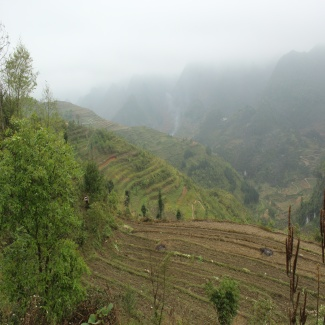
#> input picture Source_Code/DATA/DATA_BOTH/123.jpg, 325 x 325 px, found by its file name; its folder holds only this picture in this run
$ python main.py   (older library calls are emulated)
#> lines starting #> are read from the running program, lines starting #| are printed output that depends on the picture; after the words box and inside, x2 and y2 are one past the last pixel; in counts of white or black regions, pixels touching at a corner belong together
### Source_Code/Downsampling.py
import os
import cv2 as cv
from tqdm import tqdm


class Downsampling:
    # folder_dir = "Input_Directory_Portrait"  # image path/directory
    # All directories for images
    folder_dir_landscape = "Source_Code//DATA//TRAIN_LANDSCAPE"  # image directory
    folder_dir_portrait = "Source_Code//DATA//TRAIN_PORTRAIT"
    folder_dir_both = "Source_Code//DATA//DATA_BOTH"

    resized_img = []
    recolored_img = []
    HSV_img = []

    def import_images(self, verbose: bool):
        if verbose:
            print("Downsampling: Running function -> 'import_images' ...")

        original_img = []
        # Define the input directory where the images to import are
        dir_both = os.listdir(self.folder_dir_both)

        # Loop over images in above directory and read them, afterwards append them to an array that stores them all
        for index in range(0, len(dir_both)):
            if verbose:
                print(f"Imported Image: {dir_both[index]} / {len(dir_both)}", end="\r")
            img = cv.imread(self.folder_dir_both + "//" + dir_both[index])
            if img is not None:
                original_img.append(img)
            else:
                if verbose:
                    print(f"Imported Image Error: {dir_both[index]} / {len(dir_both)}", end="\r")

        if verbose:
            print("Downsampling: Function -> 'import_images' Finished.")

        return original_img

    # Rescaling function, rescales image to the defined dimensions (width, height) it focuses on getting the center of the image, so it
    # rescales within the center boundaries of the image
    def rescale_images(self, verbose):
#> called with verbose = True
        if verbose:
            print("Downsampling: Running function -> 'rescale_images' ...")
        original_img = self.import_images(True)
#> in import_images, img is the input picture: shape (325, 325, 3); mean B, G, R 119.3, 139.9, 136.6
#> original_img = 1 item
        # new image dimensions
        width = 64
        height = 64
        dimensions = (width, height)

        for img in original_img:
            height = img.shape[0]
            width = img.shape[1]

            # where to chop
            if width > height:
                y1 = int(img.shape[0] / 2 - height / 2)
                y2 = int(img.shape[0] / 2 + height / 2)
                x1 = int(img.shape[1] / 2 - height / 2)
                x2 = int(img.shape[1] / 2 + height / 2)
            else:
                y1 = int(img.shape[0] / 2 - width / 2)
                y2 = int(img.shape[0] / 2 + width / 2)
                x1 = int(img.shape[1] / 2 - width / 2)
                x2 = int(img.shape[1] / 2 + width / 2)

            # crop image
            img = img[y1:y2, x1:x2]

            # resize image
            img = cv.resize(img, dimensions, interpolation=cv.INTER_AREA)
            self.resized_img.append(img)
#> this loop made 1 pass
#> (height, width, y1, y2, x1, x2) on pass 1: (325, 325, 0, 325, 0, 325)
#> pass 1, in rescale_images, `img = cv.resize(img, dimensions, interpolation=cv.INTER_AREA)`:
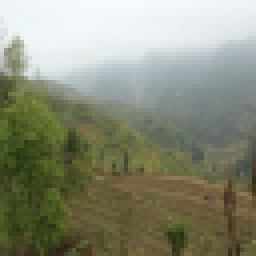
#> img: shape (64, 64, 3) (shown 4 times larger); mean B, G, R 119.3, 139.9, 136.6

        if verbose:
            print("Downsampling: Function -> 'rescale_images' Finished.")

        return self.resized_img

    # [64 lines left out: functions recolor_images, rescale_image, not called in this run]

    # Uses built-in opencv function to convert the image from BGR color psace to HSV color space
    def BGR2HSV(self, verbose):
        if verbose:
            print("Downsampling: Running function -> 'BGR2HSV' ...")
        for img in self.resized_img:
            # convert to HSV:
            # In OpenCV, Hue has values from 0 to 180, Saturation and Value from 0 to 255.
            # Thus, OpenCV uses HSV ranges between (0-180, 0-255, 0-255)
            img = cv.cvtColor(img, cv.COLOR_BGR2HSV)
            self.HSV_img.append(img)
        if verbose:
            print("Downsampling: Function -> 'BGR2HSV' Finished.")
        return self.HSV_img

    # Sequential execution of all the aforementioned functions
    # [5 lines left out: function hsv_images, not called in this run]

### Source_Code/AverageColors.py
import cv2 as cv
import numpy as np


class AverageColors:

    # Calculate mean values for the R, G, and B colour channels
    def mean_values(self, img, square_size, verbose: bool):
        if verbose:
            print("AverageColors: Running function -> 'mean_values' ...")
        hue = []
        sat = []
        val = []

        yStart = 0
        yStop = square_size

        averages = []
        hue_averages = []
        count = 0

        while yStop <= img.shape[0]:
            # reset x
            xStart = 0
            xStop = square_size

            while xStop <= img.shape[1]:

                for y in range(yStart, yStop):
                    for x in range(xStart, xStop):
                        hue.append(img[y, x][0])
                        sat.append(img[y, x][1])
                        val.append(img[y, x][2])

                # calculate HSV average
                average = [round(sum(hue) / len(hue), 0),
                           round(sum(sat) / len(sat), 0),
                           round(sum(val) / len(val), 0)]
                averages.append(average)
                hue_averages.append(round(sum(hue) / len(hue), 0))

                # empty arrays
                val = []
                sat = []
                hue = []
                count += 1

                # move to new area in x direction
                xStart += square_size
                xStop += square_size

            # move in y direction
            yStart += square_size
            yStop += square_size

        for y in range(0, img.shape[0] - 1):
            for x in range(0, img.shape[1] - 1):
                hue.append(img[y, x][0])
                sat.append(img[y, x][1])
                val.append(img[y, x][2])


        if verbose:
            """ print(count)
            print(len(averages))
            print("All averages:", averages) """
            #bgr_img = cv.cvtColor(img, cv.COLOR_HSV2BGR)
            """ cv.imshow("img", img)
            cv.waitKey(0) """
            print("AverageColors: Function -> 'mean_values' is done")

        return averages, hue_averages

    # [36 lines left out: function show_image, not called in this run]

    def main(self, directory, verbose: bool):
        if verbose:
            print("AverageColors: Running function -> 'main' ...")

        square_size = 8
        hueFeatureArr = []
        for img in directory:
            averages, hueAvg = self.mean_values(img, square_size, verbose=False)
            hueFeatureArr.append(hueAvg)
            #self.show_image(img, square_size, averages)

        if verbose:
            print("AverageColors: Function -> 'main' Finished.")
        return hueFeatureArr

### Source_Code/KmeansFeature.py

import numpy as np
from sklearn.cluster import KMeans
from collections import Counter


from Downsampling import *

# Colors: https://towardsdatascience.com/finding-most-common-colors-in-python-47ea0767a06a
# Edges:  https://towardsdatascience.com/canny-edge-detection-step-by-step-in-python-computer-vision-b49c3a2d8123

# HSV range: H 360, S 180, V 180


class KmeansFeature:

    results = []

    debug = False
    def __init__(self, images):
        self.data = images

    def clustering(self, verbose: bool):
        if verbose:
            print("KmeansFeature: Running function -> 'clustering' ...")
        # Number of clusters
        clusters = KMeans(n_clusters=5)
        index = 0
        #print("Starting clustering loop...")
        for img in self.data:
            # The hue for each image is stored in a list
            hue_values = []

            # Making the clustering process illumination invariant by setting saturation and value to 180.
            img[:, :, 1] = 180
            img[:, :, 2] = 180

            # Perform clustering
            clusters.fit(img.reshape(-1, 3))

            # Create palette with clusters
            width = 300
            palette = np.zeros((50, width, 3), np.uint8)
            steps = width / clusters.cluster_centers_.shape[0]
            for idx, centers in enumerate(clusters.cluster_centers_):
                palette[:, int(idx * steps):(int((idx + 1) * steps)), :] = centers

            for color in clusters.cluster_centers_:
                hue_values.append(round(color[0], 2))

            n_pixels = len(clusters.labels_)
            counter = Counter(clusters.labels_)  # count how many pixels per cluster
            arr = []

            for i in counter:
                arr.append((counter[i], hue_values[i]))

            arr.sort(reverse=True)
            #print("arr, sorted", arr)
            hue_values = [hue[1] for hue in arr]

            #print("hue values", hue_values)
            self.results.append(hue_values)

            # Debugging:
            if verbose:
                # Print results
                """ print("Cluster centers: \n", clusters.cluster_centers_)
                print("Most dominant hue values", self.results) """

                # Show image and corresponding palette
                img = cv.cvtColor(img, cv.COLOR_HSV2BGR)
                palette = cv.cvtColor(palette, cv.COLOR_HSV2BGR)
                # [5 lines of commented-out code are left out]
                index += 1
                """ print("Clustered image number: ", index) """

        if verbose:
            print("KmeansFeature: Function -> 'clustering' Finished.")

                # print("Hue clusters for all images, aka. results:", len(self.results), self.results)
        return self.results

### Source_Code/ThomasMain.py
import cv2 as cv
import numpy as np
import binascii
import scipy
import scipy.misc
import scipy.cluster

from Downsampling import *
from FileManager import *
from ImageProcessing import *


# Class for finding the two features:
#   - Antal af forskellige grupper af pixels
#   - Længste kant (antal pixels i længste kant).

class ThomasMain:
    # import images

    def __init__(self, images):
        self.images = images

    fm = FileManager()
    ip = ImageProcessing()

    largest_edge = []
    number_of_edges = []

    def main(self, verbose: bool):
        if verbose:
            print("ThomasMain: Running function -> 'main' ...")
        # Paths for directories
        cca_directory = "images/cca_directory"
        image_arrays_directory = "images/image_arrays"
        save_directory = "images/save_directory"

        index = 1
        for img in self.images:
            imgGray = cv.cvtColor(img, cv.COLOR_BGR2GRAY)
            gaussian = cv.GaussianBlur(imgGray, (3, 3), cv.BORDER_DEFAULT)
            image_edges = cv.Canny(gaussian, 127, 255)
            # self.fm.save_image(save_directory, image_edges, "edges", index)

            pixel_groups = self.ip.count_bw_pixels(image_edges, index)
            cca, num_edge_groups = self.ip.connected_component_labelling(image_edges)
            # self.fm.save_array(image_arrays_directory, cca, "cca_array", index)
            # self.fm.save_image(cca_directory, cca, "cca", index)

            contours, hierarchy = cv.findContours(image_edges, cv.RETR_TREE, cv.CHAIN_APPROX_NONE)  # finder kanter
            if len(contours) != 0:
                contour = max(contours, key=len)  # længste kant
            largest_connected_edge = len(contour)

            contourImg = cv.drawContours(cca, contour, -1, (0, 0, 255), 2)
            # self.fm.save_image(cca_directory, contourImg, "contour", index)

            if verbose:
               """  print("=======================================================================")
                print(pixel_groups)
                print("Number of Edge Groups: " + str(num_edge_groups))
                print("Largest Connected Edge (px): " + str(largest_connected_edge)) """
            dom_color, hex = self.ip.most_frequent_color(cca)
            pixels = np.sum(np.all(cca == [round(dom_color[0]), round(dom_color[1]), round(dom_color[2])], axis=2))
            if verbose:
                """ print("R:", round(dom_color[0]), " || " "G:", round(dom_color[1]), " || " "B:", round(dom_color[2]))
                print("Pixel occurrences of RGB:", pixels) """
            unique, counts = np.unique(cca, return_counts=True)
            if verbose:
                """ print(dict(zip(unique, counts))) """
            index += 1

            self.largest_edge.append([largest_connected_edge])
            self.number_of_edges.append([num_edge_groups])

        if verbose:
            """ print("*************************************************")
            print("Number of edges list", self.number_of_edges)
            print("Largest edges list", self.largest_edge)
            print("*************************************************") """
            print("ThomasMain: Function -> 'main' Finished.")
        return self.largest_edge, self.number_of_edges

### Source_Code/ImageProcessing.py
import os
from os import listdir
import cv2 as cv
import numpy as np
import binascii
import struct
#from PIL import Image
import scipy
import scipy.misc
import scipy.cluster
np.seterr(divide='ignore', invalid='ignore')


class ImageProcessing:

    def count_bw_pixels(self, image, index):
        number_of_white_pix = np.sum(image == 255)
        number_of_black_pix = np.sum(image == 0)
        return f"Picture_{index} (  {number_of_white_pix} White pixels  ||  {number_of_black_pix} Black pixels  )"

    def connected_component_labelling(self, image):
        # Converting those pixels with values 1-127 to 0 and others to 1
        img = cv.threshold(image, 127, 255, cv.THRESH_BINARY)[1]

        # Applying cv2.connectedComponents()
        num_labels, labels = cv.connectedComponents(img)

        # Map component labels to hue val, 0-179 is the hue range in OpenCV
        label_hue = np.uint8(179 * labels / np.max(labels))
        blank_ch = 255 * np.ones_like(label_hue)
        labeled_img = cv.merge([label_hue, blank_ch, blank_ch])

        # Converting cvt to BGR
        labeled_img = cv.cvtColor(labeled_img, cv.COLOR_HSV2BGR)

        # set bg label to black
        labeled_img[label_hue == 0] = 0

        return cv.cvtColor(labeled_img, cv.COLOR_BGR2RGB), num_labels

    # [7 lines of commented-out code are left out]
    def most_frequent_color(self, image):
        NUM_CLUSTERS = 5

        img = image.copy()
        ar = np.asarray(img)
        shape = ar.shape
        ar = ar.reshape(scipy.product(shape[:2]), shape[2]).astype(float)

        codes, dist = scipy.cluster.vq.kmeans(ar, NUM_CLUSTERS)
        #print('cluster centres:\n', codes)

        vecs, dist = scipy.cluster.vq.vq(ar, codes)  # assign codes
        counts, bins = scipy.histogram(vecs, len(codes))  # count occurrences

        index_max = scipy.argmax(np.where(counts != 0))  # find most frequent
        peak = codes[index_max]
        colour = binascii.hexlify(bytearray(int(c) for c in peak)).decode('ascii')
        #print('most frequent is %s (#%s)' % (peak, colour))
        return peak, colour

    # [15 lines left out: functions adjust_gamma, find_all_pixels_ignore_black, not called in this run]

### Source_Code/main.py
from tkinter.tix import Tree
from Downsampling import *
from AverageColors import *
from KmeansFeature import *
from DBscan import *
from Kmeans import *
from ThomasMain import *
from CornerDetection import *
from FileManager import *
from Normalize import *
from HOG import *

if __name__ == '__main__':
    # Class Instantiations
    fileManager = FileManager()

    # Import images, rescale, convert to HSV
    images = Downsampling()
    img = images.rescale_images(verbose=True)
#> img = 1 item
    hsvImg = images.BGR2HSV(verbose=True)
#> the loop in BGR2HSV, `for img in self.resized_img:` made 1 pass
#> hsvImg = 1 item

    # Calculate average colors
    avg = AverageColors()
    avgHue = avg.main(hsvImg, verbose=True)
#> the loop in main, `for img in directory:` made 1 pass
#> avgHue = 1 item

    # Cluster hue values in images, aka. dominant colours
    kmeans = KmeansFeature(hsvImg)
    dominantColours = kmeans.clustering(verbose=True)
#> the loop in clustering, `for img in self.data:` made 1 pass
#> (width, steps, n_pixels, counter, hue_values, index) on pass 1: (300, 60, 4096, {1: 1430, 3: 220, 0: 804, 4: 741, 2: 901}, [97.76, 22.16, 40.8, 32.77, 74.51], 1)
#> pass 1, in clustering, `img = cv.cvtColor(img, cv.COLOR_HSV2BGR)`:
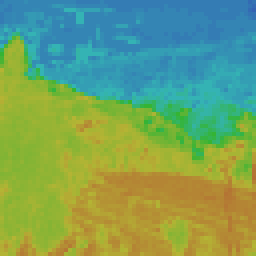
#> img: shape (64, 64, 3) (shown 4 times larger); mean B, G, R 99.9, 160.6, 117
#> pass 1, in clustering, `palette = cv.cvtColor(palette, cv.COLOR_HSV2BGR)`:
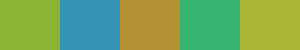
#> palette: shape (50, 300, 3); mean B, G, R 89.6, 167.2, 118.4
#> after the loop in clustering, `for img in self.data:`: index = 1
#> dominantColours = [[97.76, 22.16, 40.8, 32.77, 74.51]]

    # Edge detection x2
    canny = ThomasMain(img)  # return self.largest_edge, self.number_of_edges
#> in __init__, `self.images = images`: self.images = 1 item
    largest_edge, number_of_edges = canny.main(verbose=True)  # return self.largest_edge, self.number_of_edges
#> the loop in main, `for img in self.images:` made 1 pass
#> (number_of_white_pix in count_bw_pixels, number_of_black_pix in count_bw_pixels, num_labels in connected_component_labelling, num_edge_groups, contours, largest_connected_edge, NUM_CLUSTERS in most_frequent_color, shape in most_frequent_color) on pass 1: (30, 4066, 3, 3, 2 contours, all with area under 20, 45, 5, (64, 64, 3))
#> pass 1, in main, `imgGray = cv.cvtColor(img, cv.COLOR_BGR2GRAY)`:
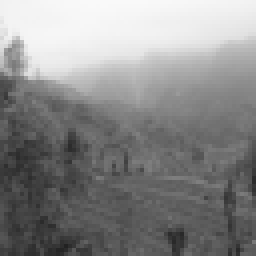
#> imgGray: shape (64, 64) (shown 4 times larger); min 34, max 249, mean 136.6
#> pass 1, in main, `image_edges = cv.Canny(gaussian, 127, 255)`:
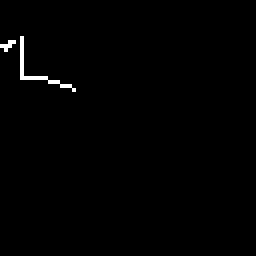
#> image_edges: shape (64, 64) (shown 4 times larger); 0.73% white in thin lines or dots, all inside (x1, y1, x2, y2) = (0, 9, 19, 23)
#> after the loop in main, `for img in self.images:`: index = 1
#> (the run stopped early here; a loop or call above may not have finished)

$ run again, on Source_Code/DATA/DATA_BOTH/15.jpg
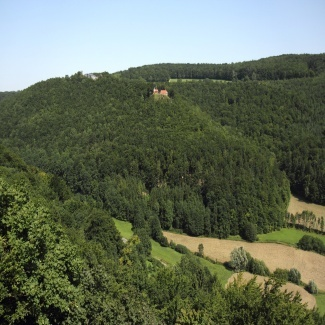
#> input picture Source_Code/DATA/DATA_BOTH/15.jpg, 325 x 325 px, found by its file name
#> in import_images, img is the input picture: shape (325, 325, 3); mean B, G, R 91.9, 111.8, 101.7
#> original_img = 1 item
#> the loop in rescale_images, `for img in original_img:` made 1 pass
#> (height, width, y1, y2, x1, x2) on pass 1: (325, 325, 0, 325, 0, 325)
#> the loop in BGR2HSV, `for img in self.resized_img:` made 1 pass
#> the loop in main, `for img in directory:` made 1 pass
#> the loop in clustering, `for img in self.data:` made 1 pass
#> (width, steps, n_pixels, counter, hue_values, index) on pass 1: (300, 60, 4096, {1: 852, 3: 56, 4: 1165, 0: 1771, 2: 252}, [36.73, 41.88, 102.8, 22.25, 69.52], 1)
#> after the loop in clustering, `for img in self.data:`: index = 1
#> dominantColours = [[36.73, 41.88, 102.8, 22.25, 69.52]]
#> self.images = 1 item
#> the loop in main, `for img in self.images:` made 1 pass
#> (number_of_white_pix in count_bw_pixels, number_of_black_pix in count_bw_pixels, num_labels in connected_component_labelling, num_edge_groups, contours, largest_connected_edge, NUM_CLUSTERS in most_frequent_color, shape in most_frequent_color) on pass 1: (208, 3888, 8, 8, 7 contours, all with area under 20, 126, 5, (64, 64, 3))
#> pass 1, in main, `image_edges = cv.Canny(gaussian, 127, 255)`:
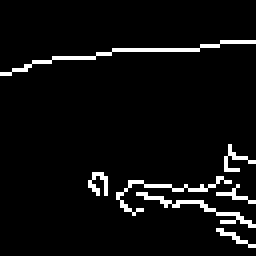
#> image_edges: shape (64, 64) (shown 4 times larger); 5.1% white in thin lines or dots, all inside (x1, y1, x2, y2) = (0, 10, 64, 62)
#> after the loop in main, `for img in self.images:`:
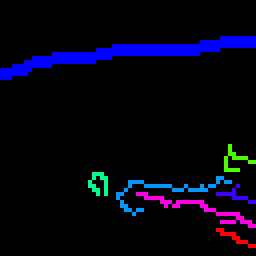
#> cca: shape (64, 64, 3) (shown 4 times larger); mean R, G, B 4, 3.6, 18.3
#> after the loop in main, `for img in self.images:`: index = 1

$ run again, on Source_Code/DATA/DATA_BOTH/180.jpg
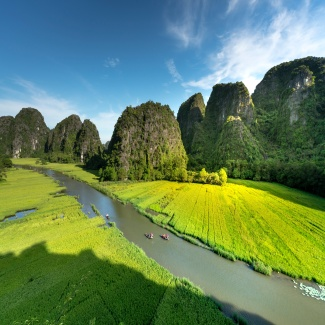
#> input picture Source_Code/DATA/DATA_BOTH/180.jpg, 325 x 325 px, found by its file name
#> in import_images, img is the input picture: shape (325, 325, 3); mean B, G, R 93.6, 131, 101
#> original_img = 1 item
#> the loop in rescale_images, `for img in original_img:` made 1 pass
#> (height, width, y1, y2, x1, x2) on pass 1: (325, 325, 0, 325, 0, 325)
#> the loop in BGR2HSV, `for img in self.resized_img:` made 1 pass
#> the loop in main, `for img in directory:` made 1 pass
#> the loop in clustering, `for img in self.data:` made 1 pass
#> (width, steps, n_pixels, counter, hue_values, index) on pass 1: (300, 60, 4096, {1: 1319, 3: 295, 2: 839, 4: 727, 0: 916}, [102.3, 32.23, 51.85, 39.74, 71.37], 1)
#> after the loop in clustering, `for img in self.data:`: index = 1
#> dominantColours = [[102.3, 32.23, 51.85, 39.74, 71.37]]
#> self.images = 1 item
#> the loop in main, `for img in self.images:` made 1 pass
#> (number_of_white_pix in count_bw_pixels, number_of_black_pix in count_bw_pixels, num_labels in connected_component_labelling, num_edge_groups, contours, largest_connected_edge, NUM_CLUSTERS in most_frequent_color, shape in most_frequent_color) on pass 1: (264, 3832, 8, 8, 7 contours, all with area under 20, 104, 5, (64, 64, 3))
#> pass 1, in main, `image_edges = cv.Canny(gaussian, 127, 255)`:
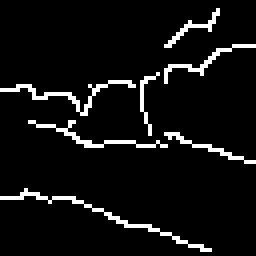
#> image_edges: shape (64, 64) (shown 4 times larger); 6.4% white in thin lines or dots
#> after the loop in main, `for img in self.images:`:
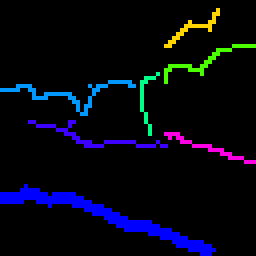
#> cca: shape (64, 64, 3) (shown 4 times larger); mean R, G, B 4.6, 6.5, 18.7
#> after the loop in main, `for img in self.images:`: index = 1
